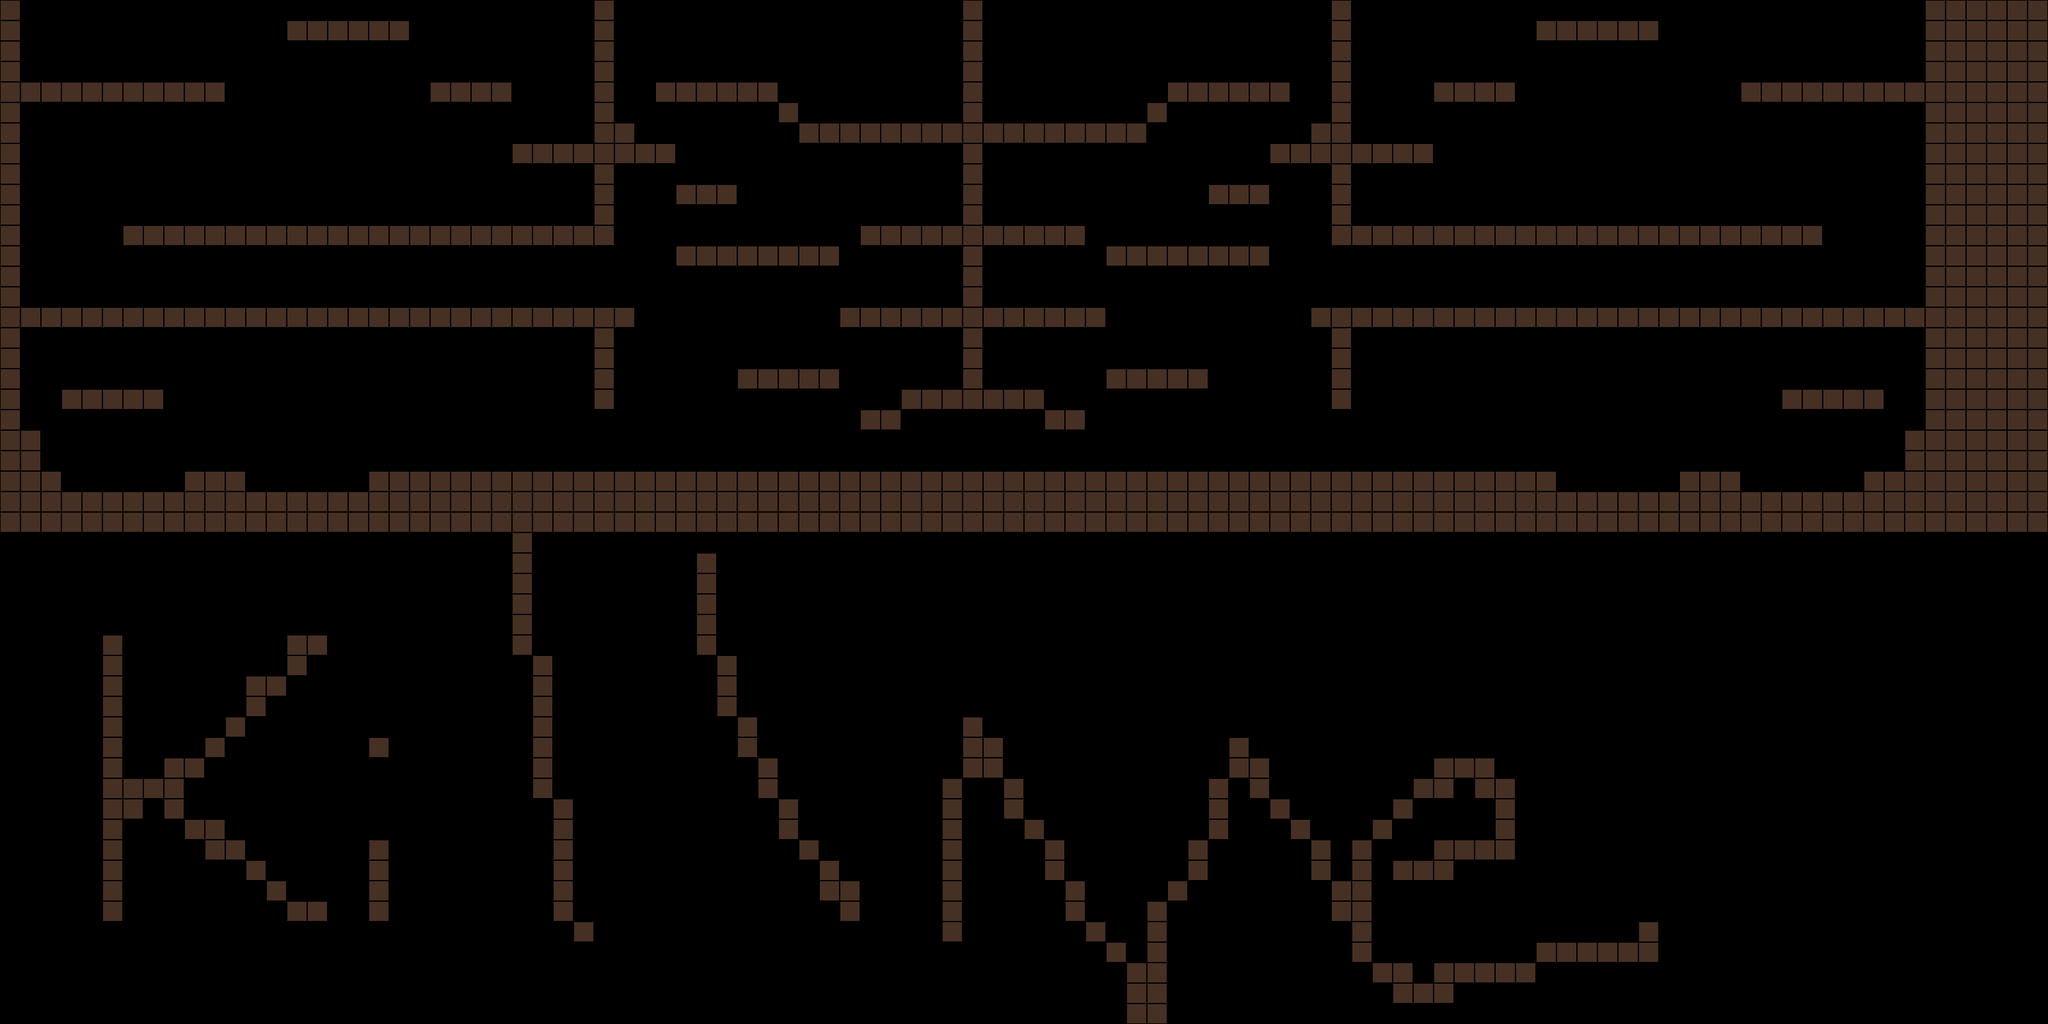

This is a level from a 2D game, rendered from its Tiled map with the project's own tilesets. A one-line summary and the map file follow, with tile-layer data summarised:
An orthogonal 100x50 tile map with 32x32 px tiles, 1 tile layer (ground) and 27 objects (12x Granny, 8x Teenager, 6x Book, Player).

<map version="1.0" orientation="orthogonal" width="100" height="50" tilewidth="32" tileheight="32">
 <properties>
  <property name="book_count" value="5" />
 </properties>
 <tileset firstgid="1" name="ground" tilewidth="32" tileheight="32">
  <properties>
   <property name="src" value="assets/gfx/tiles.png" />
  </properties>
  <image source="../gfx/tiles.png" width="320" height="320" />
 </tileset>
 <layer name="ground" width="100" height="50">
  <data>[5000 cells, 927 non-empty, 1 distinct tile ids]</data>
 </layer>
 <objectgroup name="Object Layer 1" width="100" height="50">
  <object name="Player" type="Player" x="194" y="78" />
  <object name="Book" type="Book" x="36" y="72" />
  <object name="Book" type="Book" x="180" y="568" />
  <object name="Book" type="Book" x="2858" y="566" />
  <object name="Book" type="Book" x="2872" y="66" />
  <object name="Book" type="Book" x="1626" y="126" />
  <object name="Book" type="Book" x="1408" y="132" />
  <object name="Granny" type="Granny" x="264" y="304" />
  <object name="Granny" type="Granny" x="440" y="310" />
  <object name="Granny" type="Granny" x="582" y="298" />
  <object name="Granny" type="Granny" x="246" y="576" />
  <object name="Granny" type="Granny" x="112" y="570" />
  <object name="Granny" type="Granny" x="1690" y="170" />
  <object name="Granny" type="Granny" x="1330" y="160" />
  <object name="Granny" type="Granny" x="2792" y="580" />
  <object name="Granny" type="Granny" x="2928" y="572" />
  <object name="Granny" type="Granny" x="2344" y="316" />
  <object name="Granny" type="Granny" x="2516" y="320" />
  <object name="Granny" type="Granny" x="2690" y="316" />
  <object name="Teenager" type="Teenager" x="544" y="746" />
  <object name="Teenager" type="Teenager" x="436" y="742" />
  <object name="Teenager" type="Teenager" x="244" y="740" />
  <object name="Teenager" type="Teenager" x="146" y="734" />
  <object name="Teenager" type="Teenager" x="2478" y="728" />
  <object name="Teenager" type="Teenager" x="2558" y="730" />
  <object name="Teenager" type="Teenager" x="2760" y="734" />
  <object name="Teenager" type="Teenager" x="2836" y="732" />
 </objectgroup>
</map>
